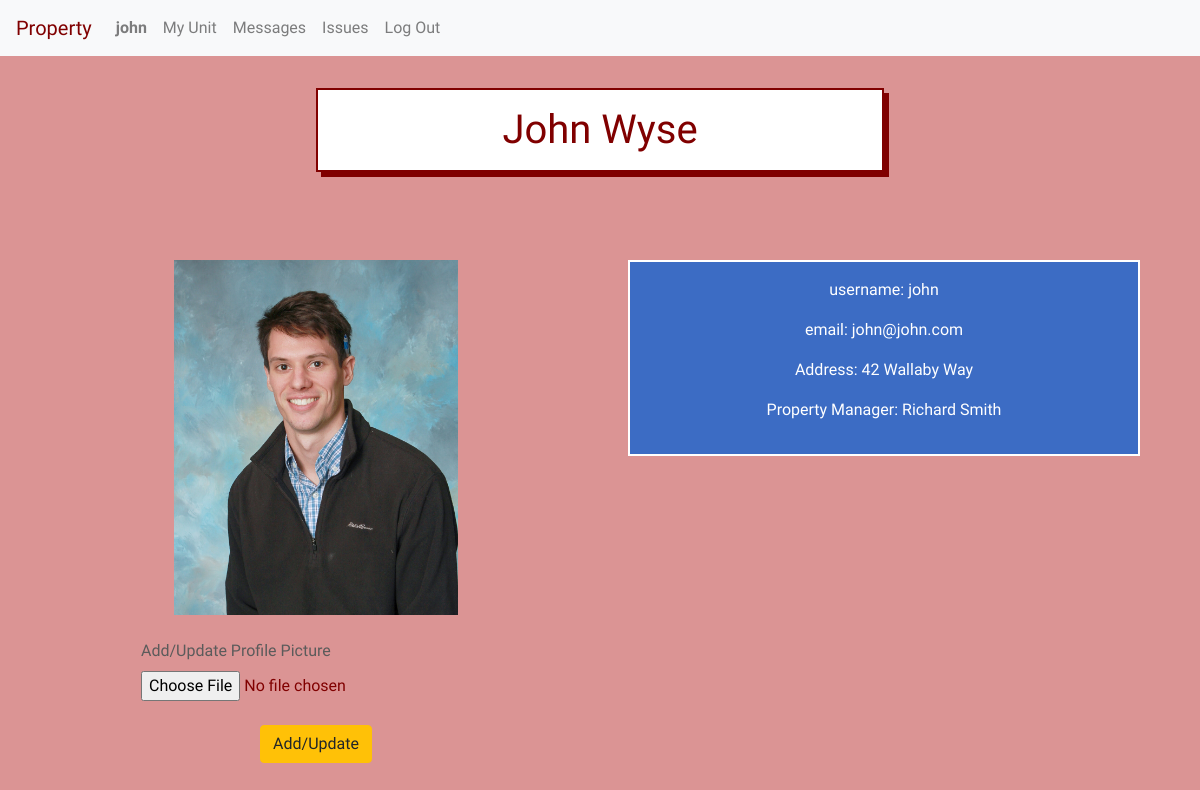
Screenshot of /property/profile (signed in) with the database file from the repository.
### property/models.py (models this page shows, shortened)
class User(AbstractUser):
    tenant = models.BooleanField(default=True)
    manager = models.BooleanField(default=False)
    profile_picture = models.ImageField(blank=True, null=True, upload_to='profile_images/')

class Unit(models.Model):
    manager = models.ForeignKey(User, on_delete=models.CASCADE, related_name="managers")
    tenant = models.ForeignKey(User, on_delete=models.CASCADE, related_name="tenants", blank=True, null=True)
    address = models.CharField(max_length=200)
    image = models.ImageField(blank=True, upload_to='unit_images/')
    lease = models.FileField(blank=True, upload_to='leases/')
    def __str__(self):
        return f"{self.address}"

### property/views.py (the view)
# urls.py: path("profile", views.profile, name="profile"),
@login_required
def profile(request):
    if request.method == "GET":
        user = User.objects.get(username=request.user)
        if user.tenant:
            try:
                units = Unit.objects.get(tenant=user)
            except ObjectDoesNotExist:
                units = None
        else:
            try:
                units = Unit.objects.filter(manager=user)
            except ObjectDoesNotExist:
                units = None
        return render(request, 'property/profile.html', {
            "user": user,
            "units": units
        })
    else:
        return render(request, 'property/error.html')

### property/templates/property/profile.html (shortened to what this page needs)
{% extends "property/layout.html" %}
{% block body %}
    <h1>{{user.first_name}} {{user.last_name}}</h1>
    <br><br><br>
    <div id="flex-container">
        <div class="flex-child">
            <div id="profile_picture">
                {% if user.profile_picture %}
                <img src="{{ user.profile_picture.url }}" alt="{{ user }}" width=50%>
                <br><br>
                {% endif %}
            </div>
            <div class="add_profile_picture_form">
                <form action="{% url 'add_profile_picture' %}" method="post" enctype="multipart/form-data">
                    <div class="upload_form">
                        <label for="image">Add/Update Profile Picture</label>
                        <br>
                        <input id="add_image" name="image" type="file">
                        <br><br>
                    </div>
                    <input class="btn btn-warning" type="submit" value="Add/Update">
                    <br><br>
                </form>
            </div>
        </div>
        <div class="flex-child">
            <div class="profile_info">
                <p>username: {{user}}</p>
                <p>email: {{user.email}}</p>
                {% if user.tenant %}
                    <p>Address: {{ units }}</p>
                    <p>Property Manager: {{ units.manager.first_name }} {{units.manager.last_name }}</p>
                {% else %}
                    <p>Properties Managed:</p>
                    {% for unit in units %}
                        {{unit}}{% if unit.tenant %}({{unit.tenant}}){%else%}(currently empty){%endif%}<br>
                    {% endfor %}
                {% endif %}
            </div>
        </div>
    </div>
{% endblock %}

### property/templates/property/layout.html (shortened to what this page needs)
{% load static %}
<!DOCTYPE html>
<html lang="en">
    <head>
        <link rel="stylesheet" href="https://stackpath.bootstrapcdn.com/bootstrap/4.3.1/css/bootstrap.min.css">
        <link href="{% static 'property/styles.css' %}" rel="stylesheet">
    </head>
    <body>
        {% if user.is_authenticated %}
        <nav class="navbar sticky-top navbar-expand-lg navbar-light bg-light">
            <a id="property" class="navbar-brand" href="{% url 'index' %}">Property</a>
            <div class="collapse navbar-collapse" id="navbarTogglerDemo02">
              <ul class="navbar-nav mr-auto mt-2 mt-lg-0">
                <li class="nav-item">
                    <a class="nav-link" href="{% url 'profile' %}"><strong>{{ user.username }}</strong></a>
                </li>
                {% if user.tenant %}
                <li class="nav-item">
                    <a class="nav-link" href="{% url 'index' %}">My Unit</a>
                </li>
                {% endif %}
                <li class="nav-item">
                    <a id="messages_nav" class="nav-link" href="{% url 'messages' %}">Messages</a>
                </li>
                <li class="nav-item">
                    <a id="issues_nav" class="nav-link" href="{% url 'issues' %}">Issues</a>
                </li>
                <li class="nav-item">
                    <a class="nav-link" href="{% url 'logout' %}">Log Out</a>
                </li>
              </ul>
            </div>
          </nav>
        {% endif %}
        <div class="body">
        {% block body %}
        {% endblock %}
        </div>
    </body>
</html>

### property/static/property/styles.css (style rules this page uses)
:root { --blue: rgb(60, 108, 196); --lightblue: rgb(127, 167, 241); }
body { background-color: rgb(219, 148, 148); color: maroon; font-family: 'Yusei Magic', sans-serif; }
#property { color: maroon; }
a { text-decoration: none !important; }
.body { padding: 2rem; text-align: center; }
h1 { padding: 1rem; margin-bottom: 1rem; margin: auto; text-align: center; border: maroon solid 2px; background-color: white; color: maroon; display: block; box-shadow: 5px 5px; width: 50%; min-width: 350px; }
.upload_form > input, .upload_form > label, .upload_form > textarea { width: 50%; min-width: 350px; text-align: left; }
.upload_form > label { color: rgb(91, 91, 91) }
#flex-container { display: flex; flex-wrap: wrap; width: 100%; margin: auto; vertical-align: top; }
.flex-child { width: 45vw; min-width: 500px; margin: justify; vertical-align: top; margin-top: 1rem; flex: 1 1 auto; }
.profile_info { padding: 1rem; margin: auto; width: 90%; min-width: 300px; margin-bottom: 2rem; text-align: center; border: white solid 2px; background-color: var(--blue); color: white; display: block; }

### rows the page displays
User: username "john", first_name "John", last_name "Wyse", profile_picture (picture), email "john@john.com"
Unit: address "42 Wallaby Way", manager.first_name "Richard", manager.last_name "Smith"
